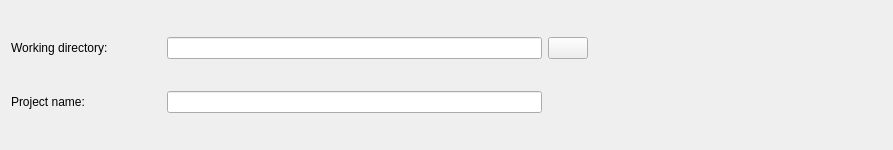
            <widget class="QWidget" name="scrollAreaWidgetContents">
             <property name="geometry">
              <rect>
               <x>0</x>
               <y>0</y>
               <width>893</width>
               <height>150</height>
              </rect>
             </property>
             <layout class="QGridLayout" name="gridLayout_7">
              <item row="1" column="0">
               <layout class="QHBoxLayout" name="horizontalLayout_2">
                <property name="spacing">
                 <number>6</number>
                </property>
                <item>
                 <widget class="QLabel" name="label_2">
                  <property name="minimumSize">
                   <size>
                    <width>150</width>
                    <height>0</height>
                   </size>
                  </property>
                  <property name="maximumSize">
                   <size>
                    <width>16777215</width>
                    <height>100</height>
                   </size>
                  </property>
                  <property name="text">
                   <string>Project name:</string>
                  </property>
                 </widget>
                </item>
                <item>
                 <widget class="QLineEdit" name="name_files">
                  <property name="minimumSize">
                   <size>
                    <width>375</width>
                    <height>0</height>
                   </size>
                  </property>
                  <property name="maximumSize">
                   <size>
                    <width>315</width>
                    <height>16777215</height>
                   </size>
                  </property>
                 </widget>
                </item>
                <item>
                 <spacer name="horizontalSpacer_2">
                  <property name="orientation">
                   <enum>Qt::Horizontal</enum>
                  </property>
                  <property name="sizeHint" stdset="0">
                   <size>
                    <width>40</width>
                    <height>20</height>
                   </size>
                  </property>
                 </spacer>
                </item>
               </layout>
              </item>
              <item row="0" column="0">
               <layout class="QHBoxLayout" name="horizontalLayout_3">
                <property name="spacing">
                 <number>6</number>
                </property>
                <item>
                 <widget class="QLabel" name="label_3">
                  <property name="minimumSize">
                   <size>
                    <width>150</width>
                    <height>0</height>
                   </size>
                  </property>
                  <property name="maximumSize">
                   <size>
                    <width>16777215</width>
                    <height>100</height>
                   </size>
                  </property>
                  <property name="text">
                   <string>Working directory:</string>
                  </property>
                 </widget>
                </item>
                <item>
                 <widget class="QLineEdit" name="working_directory_vfsmod">
                  <property name="minimumSize">
                   <size>
                    <width>375</width>
                    <height>0</height>
                   </size>
                  </property>
                  <property name="maximumSize">
                   <size>
                    <width>315</width>
                    <height>16777215</height>
                   </size>
                  </property>
                 </widget>
                </item>
                <item>
                 <widget class="QPushButton" name="select_directory_vfsmod">
                  <property name="text">
                   <string/>
                  </property>
                  <property name="icon">
                   <iconset resource="../button_icons.qrc">
                    <normaloff>:/icons/images/search.svg</normaloff>:/icons/images/search.svg</iconset>
                  </property>
                 </widget>
                </item>
                <item>
                 <spacer name="horizontalSpacer">
                  <property name="orientation">
                   <enum>Qt::Horizontal</enum>
                  </property>
                  <property name="sizeHint" stdset="0">
                   <size>
                    <width>40</width>
                    <height>20</height>
                   </size>
                  </property>
                 </spacer>
                </item>
               </layout>
              </item>
              <item row="0" column="1">
               <spacer name="horizontalSpacer_4">
                <property name="orientation">
                 <enum>Qt::Horizontal</enum>
                </property>
                <property name="sizeHint" stdset="0">
                 <size>
                  <width>40</width>
                  <height>20</height>
                 </size>
                </property>
               </spacer>
              </item>
             </layout>
            </widget>
